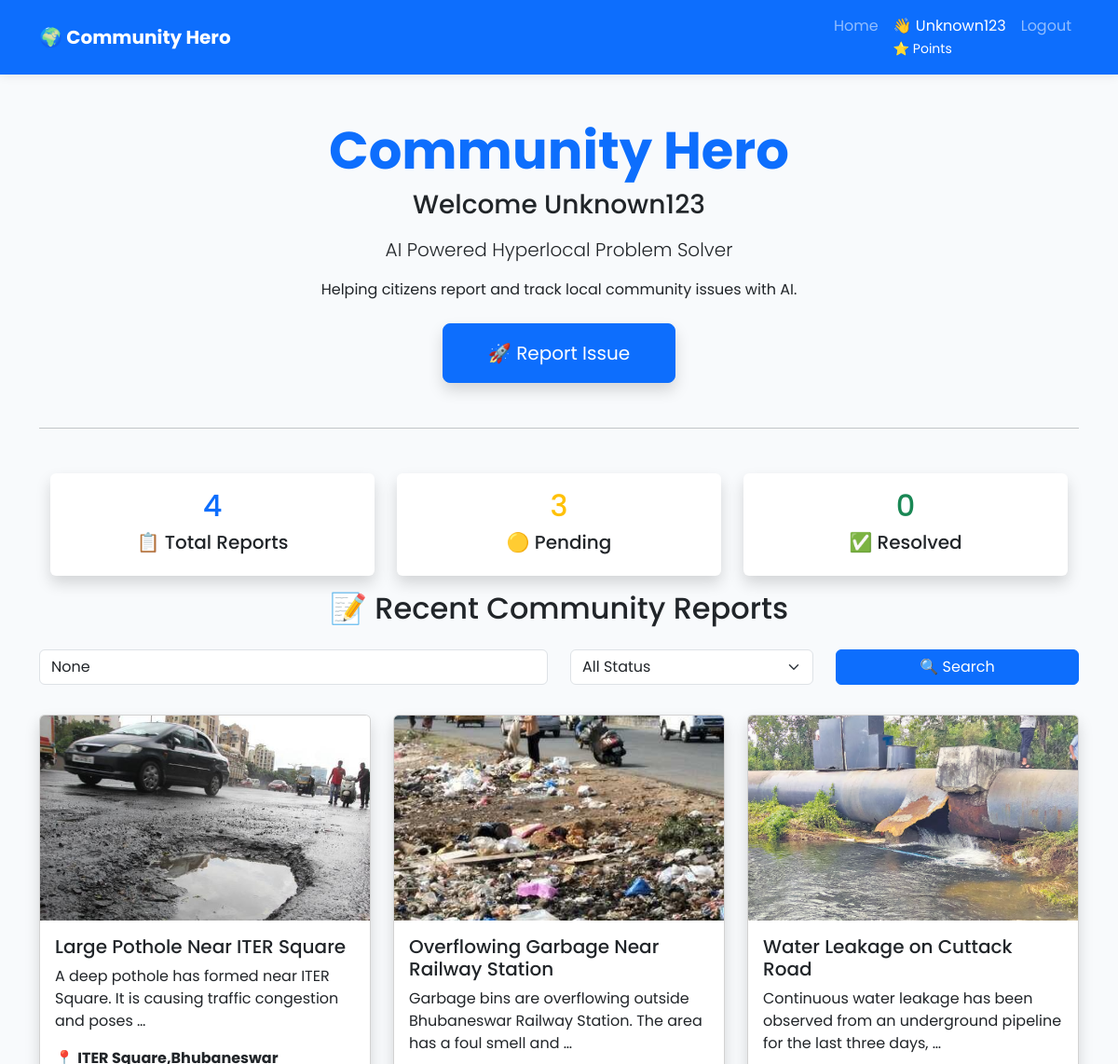
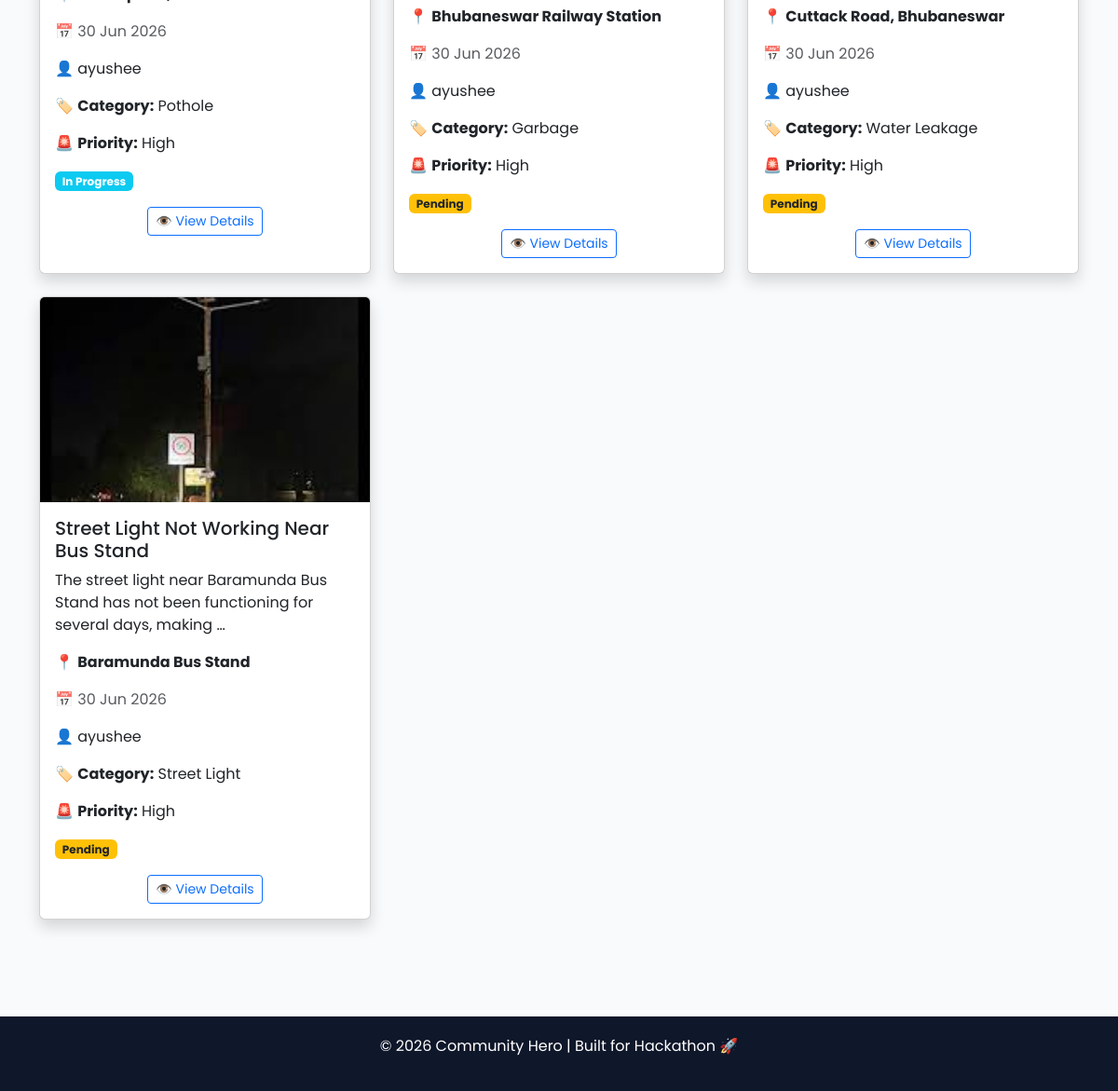
The app's page / (signed in) with its own data (2 pictures, top to bottom).
### issues/models.py (models this page shows, shortened)
class Issue(models.Model):
    CATEGORY_CHOICES = [
        ("Pothole", "Pothole"),
        ("Garbage", "Garbage"),
        ("Water Leakage", "Water Leakage"),
        ("Street Light", "Street Light"),
        ("Road Damage", "Road Damage"),
        ("Other", "Other"),
    ]
    STATUS_CHOICES = [
        ("Pending", "Pending"),
        ("In Progress", "In Progress"),
        ("Resolved", "Resolved"),
    ]
    PRIORITY_CHOICES = [
    ("High", "High"),
    ("Medium", "Medium"),
    ("Low", "Low"),
    ]
    user = models.ForeignKey(
        User,
        on_delete=models.CASCADE
    )
    title = models.CharField(max_length=200)
    description = models.TextField()
    category = models.CharField(
        max_length=50,
        choices=CATEGORY_CHOICES,
        default="Other"
    )
    image = models.ImageField(
        upload_to="issues/",
        blank=True,
        null=True
    )
    location = models.CharField(max_length=200)
    status = models.CharField(
        max_length=30,
        choices=STATUS_CHOICES,
        default="Pending"
    )
    priority = models.CharField(
    max_length=10,
    choices=PRIORITY_CHOICES,
    default="Medium"
    )
    ai_solution = models.TextField(blank=True)
    department = models.CharField(
        max_length=100,
        blank=True
    )
    ai_summary = models.TextField(
    blank=True,
    null=True
    )
    verification_count = models.PositiveIntegerField(default=0)
    points_awarded = models.BooleanField(default=False)
    created_at = models.DateTimeField(auto_now_add=True)

### issues/views.py (the view)
# urls.py: 2. Add a URL to urlpatterns:  path('', views.home, name='home')
def home(request):
    query = request.GET.get("q")
    status = request.GET.get("status")
    issues = Issue.objects.all().order_by("-created_at")
    if query:
        issues = issues.filter(
            Q(title__icontains=query) |
            Q(location__icontains=query)
    )
    if status:
        issues = issues.filter(status=status)
    total_issues = Issue.objects.count()
    pending = Issue.objects.filter(status="Pending").count()
    resolved = Issue.objects.filter(status="Resolved").count()
    return render(
        request,
        "issues/home.html",
        {
            "user": request.user,
            "issues": issues,
            "total_issues": total_issues,
            "pending": pending,
            "resolved": resolved,
            "query": query,
            "status": status,
        },
    )

### issues/templates/issues/home.html (shortened to what this page needs)
{% extends 'issues/base.html' %}
{% block content %}
<div class="text-center">
<h1 class="display-4 fw-bold text-primary">
Community Hero
</h1>
<h3>Welcome {{ user.username }}</h3>
<p class="lead mt-3">
AI Powered Hyperlocal Problem Solver
</p>
<p>
Helping citizens report and track local community issues with AI.
</p>
<div class="mt-4">
   <a href="{% url 'report_issue' %}" class="btn btn-primary btn-lg px-5 py-3 shadow">
    🚀 Report Issue
   </a>
</div>
</div>
<hr class="my-5">
<div class="container mt-5">
    <div class="row text-center">
        <div class="col-md-4 mb-3">
            <div class="card shadow border-0">
                <div class="card-body">
                    <h2 class="text-primary">{{ total_issues }}</h2>
                    <h5>📋 Total Reports</h5>
                </div>
            </div>
        </div>
        <div class="col-md-4 mb-3">
            <div class="card shadow border-0">
                <div class="card-body">
                    <h2 class="text-warning">{{ pending }}</h2>
                    <h5>🟡 Pending</h5>
                </div>
            </div>
        </div>
        <div class="col-md-4 mb-3">
            <div class="card shadow border-0">
                <div class="card-body">
                    <h2 class="text-success">{{ resolved }}</h2>
                    <h5>✅ Resolved</h5>
                </div>
            </div>
        </div>
    </div>
</div>
<h2 class="text-center mb-4">
    📝 Recent Community Reports
</h2>
<form method="GET" class="mb-4">
    <div class="row">
        <div class="col-md-6 mb-2">
            <input
                type="text"
                name="q"
                class="form-control"
                placeholder="Search by title or location..."
                value="{{ query }}">
        </div>
        <div class="col-md-3 mb-2">
            <select name="status" class="form-select">
                <option value="">All Status</option>
            </select>
        </div>
        <div class="col-md-3 mb-2">
            <button class="btn btn-primary w-100" type="submit">
                🔍 Search
            </button>
        </div>
    </div>
</form>
<div class="row">
{% for issue in issues %}
<div class="col-md-6 col-lg-4 mb-4">
    <div class="card shadow h-100">
        {% if issue.image %}
        <img src="{{ issue.image.url }}"
             class="card-img-top"
             style="height:220px; object-fit:cover;">
        {% endif %}
        <div class="card-body">
            <h5 class="card-title">
                {{ issue.title }}
            </h5>
            <p class="card-text">
                {{ issue.description|truncatewords:15 }}
            </p>
            <p>
                📍 <strong>{{ issue.location }}</strong>
            </p>
            <p class="text-muted">
            📅 {{ issue.created_at|date:"d M Y" }}
            </p>
             <p>
                👤 {{ issue.user.username }}
            </p>
            <p>
                🏷️ <strong>Category:</strong> {{ issue.category }}
            </p>
            <p>
                🚨 <strong>Priority:</strong> {{ issue.priority }}
            </p>
            {% if issue.status == "Pending" %}
            <span class="badge bg-warning text-dark">
                Pending
            </span>
            {% elif issue.status == "In Progress" %}
            <span class="badge bg-info">
                 In Progress
            </span>
            {% elif issue.status == "Resolved" %}
            <span class="badge bg-success">
                    Resolved
            </span>
            {% endif %}
            <div class="mt-3 text-center">
                <a href="{% url 'issue_detail' issue.id %}"class="btn btn-outline-primary btn-sm">
                         👁️ View Details
                </a>
            </div>
        </div>
    </div>
</div>
{% empty %}
<div class="text-center">
    <h5>No issues reported yet.</h5>
</div>
{% endfor %}
</div>
{% endblock %}

### issues/templates/issues/base.html (shortened to what this page needs)
{% load static %}
<!DOCTYPE html>
<html lang="en">
<head>
    <link href="https://cdn.jsdelivr.net/npm/bootstrap@5.3.7/dist/css/bootstrap.min.css" rel="stylesheet">
</head>
<body>
<nav class="navbar navbar-expand-lg navbar-dark bg-primary">
<div class="container">
<a class="navbar-brand fw-bold" href="/">
🌍 Community Hero
</a>
<div class="collapse navbar-collapse" id="navbarNav">
<ul class="navbar-nav ms-auto">
<li class="nav-item">
<a class="nav-link" href="{% url 'home' %}">Home</a>
</li>
{% if user.is_authenticated %}
<li class="nav-item">
<span class="nav-link text-white">
👋 {{ user.username }}
{% if user.is_authenticated %}
<br>
<small>
⭐ {{ user.profile.points }} Points
</small>
{% endif %}
</span>
</li>
<li class="nav-item">
<a class="nav-link" href="{% url 'logout' %}">
Logout
</a>
</li>
{% endif %}
</ul>
</div>
</div>
</nav>
<div class="container mt-5">
{% block content %}
{% endblock %}
</div>
<footer>
<p>© 2026 Community Hero | Built for Hackathon 🚀</p>
</footer>
</body>
</html>

### issues/templates/issues/base.html (style rules this page uses)
body { font-family:'Poppins',sans-serif; background:#f8fafc; }
.navbar { box-shadow:0 2px 10px rgba(0,0,0,0.08); }
footer { background:#0f172a; color:white; padding:20px; margin-top:80px; text-align:center; }
.card { transition:0.3s; }

### records on screen
Issue: image (picture), title "Large Pothole Near ITER Square", description "A deep pothole has formed near ITER Square. It is causing traffic congestion and poses …", location "ITER Square,Bhubaneswar", created_at "30 Jun 2026", user.username "ayushee", category "Pothole", priority "High", status "In Progress"
Issue: image (picture), title "Overflowing Garbage Near Railway Station", description "Garbage bins are overflowing outside Bhubaneswar Railway Station. The area has a foul smell and …", location "Bhubaneswar Railway Station", created_at "30 Jun 2026", user.username "ayushee", category "Garbage", priority "High", status "Pending"
Issue: image (picture), title "Water Leakage on Cuttack Road", description "Continuous water leakage has been observed from an underground pipeline for the last three days, …", location "Cuttack Road, Bhubaneswar", created_at "30 Jun 2026", user.username "ayushee", category "Water Leakage", priority "High", status "Pending"
Issue: image (picture), title "Street Light Not Working Near Bus Stand", description "The street light near Baramunda Bus Stand has not been functioning for several days, making …", location "Baramunda Bus Stand", created_at "30 Jun 2026", user.username "ayushee", category "Street Light", priority "High", status "Pending"

### other values on screen
{{ user.username }} "Unknown123"
{{ total_issues }} "4"
{{ pending }} "3"
{{ resolved }} "0"
